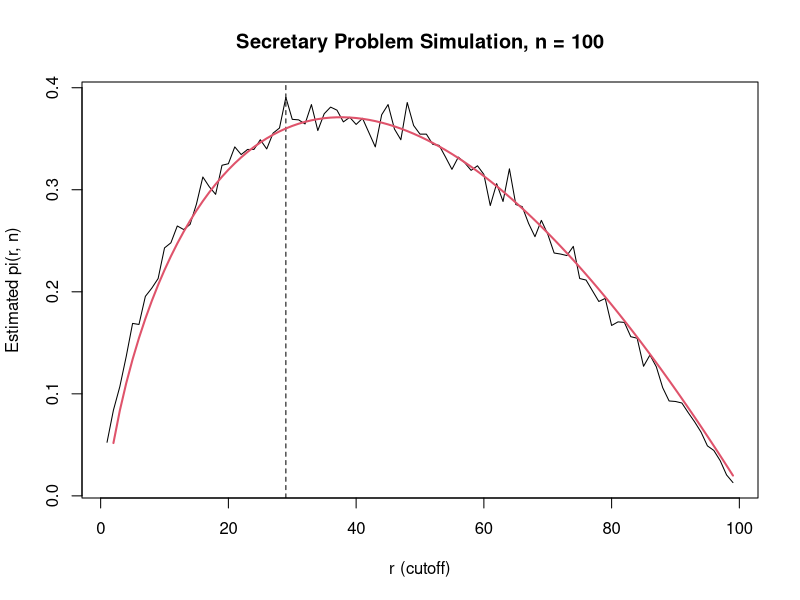

The R script that drew this image:
## ---- chunk 1
args(mean)
## ---- chunk 2
## Atomic vectors (length one shown; still vectors)
num <- 3.14      ## double (numeric)
int <- 2L        ## integer
chr <- "Ann"     ## character
lgc <- TRUE      ## logical

## A longer vector (same type throughout)
v <- c(1, 2, 3)
## ---- chunk 3
## Matrix/array: same type, 2D or more
m <- matrix(1:6, nrow = 2)

## List: heterogenous elements
lst <- list(name = "Bob", age = 25, scores = c(90, 88))

## Data frame: list of equal‑length columns
## (columns can be different atomic types)
df <- data.frame(name = c("Ann", "Bob"), age = c(20, 25))

## Function: also an object
sq <- function(x) x^2
## ---- chunk 4
## Class and structure
class(df)
str(df)
## ---- chunk 5
## Vectors
x <- c(2, 4, 6, 8)
x[2]             ## second element
x[1:3]           ## slice
x[x > 5]         ## logical filter

## Matrices
m <- matrix(1:9, nrow = 3)
m[2, 3]          ## row 2, col 3
m[, 1]           ## first column

## Data frames
people <- data.frame(name = c("Ann", "Bob"), age = c(20, 25))
people$age       ## column by name
people[1, ]      ## first row
people[, "name"] ## column by string
## ---- chunk 6
## Replace sentinel values with NA
x <- -999
if (x == -999) {
  x <- NA
}
print(x)
## ---- chunk 7
## Make a toy data frame with a sentinel value
scores <- data.frame(
  math = c(95, -999, 88, 91),
  eng  = c(87, 90, -999, 85),
  sci  = c(92, 88, 94, -999)
)

## Replace -999 with NA, then compute column means
for (col in names(scores)) {
  ## clean
  bad <- scores[[col]] == -999
  scores[[col]][bad] <- NA
  ## summarize
  m <- mean(scores[[col]], na.rm = TRUE)
  cat(col, "mean:", m, "\n")
}
## ---- chunk 8
## Estimate P(X > 1.96) for N(0,1) via Monte Carlo
## Stop when stderr < 0.002
set.seed(1)
count <- 0
n <- 0
se <- Inf

while (se > 0.002) {
  ## simulate in small batches for responsiveness
  z <- rnorm(1000)
  n <- n + length(z)
  count <- count + sum(z > 1.96)
  p_hat <- count / n
  se <- sqrt(p_hat * (1 - p_hat) / n)
}

cat("p_hat:", p_hat, "n:", n, "se:", se, "\n")
## ---- chunk 9
## Working directory
getwd()                  ## where am I
## setwd("path/to/folder")   ## set if necessary
## ---- chunk 10
## Your Name
## 2025-09-02
## Purpose: demonstrate basic R style
x <- 1  # inline note uses a single 
## ---- chunk 11
## Portable path building
file.path("data", "mtcars.csv")
## ---- chunk 12
## Floating‑point comparison
0.1 == 0.3 / 3
all.equal(0.1, 0.3 / 3)

## Reveal stored value with extra digits
print(0.1, digits = 20)
sprintf("%.17f", 0.1)
## ---- chunk 13
secretary_once <- function(n, r) {
  # A random permutation of ranks, where 1 = best
  order <- sample.int(n)

  # Best rank seen among the first r applicants
  best_so_far <- min(order[1:r])

  # Default: hire the last applicant
  hire_index <- n

  # Look for the first applicant better than all previous ones
  if (r < n) {
    for (i in (r + 1):n) {
      if (order[i] < best_so_far) {
        hire_index <- i
        break
      }
    }
  }

  hired_rank <- order[hire_index]
  as.integer(hired_rank == 1)
}
## ---- chunk 14
estimate_pi <- function(n, r, n_sim = 10000) {
  mean(replicate(n_sim, secretary_once(n, r)))
}
## ---- chunk 15
n     <- 100
n_sim <- 2000

rs  <- 1:(n - 1)
pis <- sapply(rs, estimate_pi, n = n, n_sim = n_sim)

r_star_hat   <- rs[which.max(pis)]
max_prob_hat <- max(pis)

r_star_hat
max_prob_hat
## ---- chunk 16
plot(rs, pis, type = "l",
     xlab = "r (cutoff)",
     ylab = "Estimated pi(r, n)",
     main = paste("Secretary Problem Simulation, n =", n))
abline(v = r_star_hat, lty = 2)
lines(rs, sapply(rs, function(r) sum((r-1)/(r:100 - 1)) / 100), col = 2, lwd = 2)
